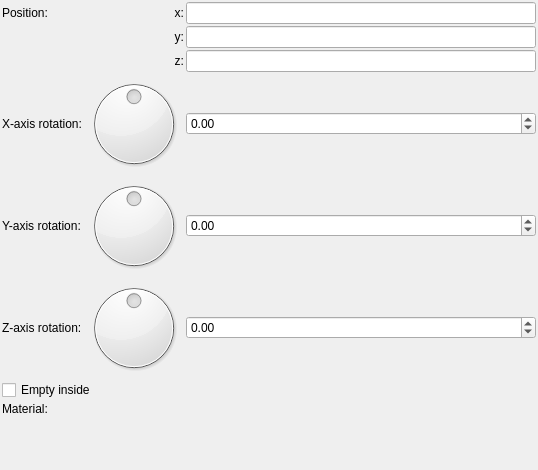
<?xml version="1.0" encoding="UTF-8"?>
<ui version="4.0">
 <class>Form</class>
 <widget class="QWidget" name="Form">
  <property name="geometry">
   <rect>
    <x>0</x>
    <y>0</y>
    <width>538</width>
    <height>470</height>
   </rect>
  </property>
  <property name="windowTitle">
   <string>Form</string>
  </property>
  <layout class="QVBoxLayout" name="verticalLayout">
   <property name="spacing">
    <number>2</number>
   </property>
   <property name="leftMargin">
    <number>2</number>
   </property>
   <property name="topMargin">
    <number>2</number>
   </property>
   <property name="rightMargin">
    <number>2</number>
   </property>
   <property name="bottomMargin">
    <number>2</number>
   </property>
   <item>
    <layout class="QGridLayout" name="gridLayout">
     <property name="spacing">
      <number>2</number>
     </property>
     <item row="7" column="1" colspan="2">
      <widget class="cMaterialSelector" name="materialselector_material_id" native="true">
       <property name="sizePolicy">
        <sizepolicy hsizetype="Preferred" vsizetype="Minimum">
         <horstretch>0</horstretch>
         <verstretch>0</verstretch>
        </sizepolicy>
       </property>
      </widget>
     </item>
     <item row="4" column="1">
      <widget class="QDial" name="dial3_rotation_y">
       <property name="minimum">
        <number>-18000</number>
       </property>
       <property name="maximum">
        <number>18000</number>
       </property>
       <property name="wrapping">
        <bool>true</bool>
       </property>
      </widget>
     </item>
     <item row="2" column="1">
      <widget class="QLabel" name="label_13">
       <property name="text">
        <string>z:</string>
       </property>
       <property name="alignment">
        <set>Qt::AlignRight|Qt::AlignTrailing|Qt::AlignVCenter</set>
       </property>
      </widget>
     </item>
     <item row="0" column="2">
      <widget class="MyLineEdit" name="vect3_position_x">
       <property name="sizePolicy">
        <sizepolicy hsizetype="Expanding" vsizetype="Maximum">
         <horstretch>0</horstretch>
         <verstretch>0</verstretch>
        </sizepolicy>
       </property>
      </widget>
     </item>
     <item row="0" column="1">
      <widget class="QLabel" name="label_11">
       <property name="text">
        <string>x:</string>
       </property>
       <property name="alignment">
        <set>Qt::AlignRight|Qt::AlignTrailing|Qt::AlignVCenter</set>
       </property>
      </widget>
     </item>
     <item row="1" column="2">
      <widget class="MyLineEdit" name="vect3_position_y">
       <property name="sizePolicy">
        <sizepolicy hsizetype="Expanding" vsizetype="Maximum">
         <horstretch>0</horstretch>
         <verstretch>0</verstretch>
        </sizepolicy>
       </property>
      </widget>
     </item>
     <item row="4" column="2">
      <widget class="MyDoubleSpinBox" name="spinboxd3_rotation_y">
       <property name="sizePolicy">
        <sizepolicy hsizetype="Minimum" vsizetype="Maximum">
         <horstretch>0</horstretch>
         <verstretch>0</verstretch>
        </sizepolicy>
       </property>
       <property name="prefix">
        <string/>
       </property>
       <property name="suffix">
        <string/>
       </property>
       <property name="decimals">
        <number>2</number>
       </property>
       <property name="minimum">
        <double>-36000.000000000000000</double>
       </property>
       <property name="maximum">
        <double>36000.000000000000000</double>
       </property>
       <property name="singleStep">
        <double>0.100000000000000</double>
       </property>
      </widget>
     </item>
     <item row="2" column="2">
      <widget class="MyLineEdit" name="vect3_position_z">
       <property name="sizePolicy">
        <sizepolicy hsizetype="Expanding" vsizetype="Maximum">
         <horstretch>0</horstretch>
         <verstretch>0</verstretch>
        </sizepolicy>
       </property>
      </widget>
     </item>
     <item row="5" column="2">
      <widget class="MyDoubleSpinBox" name="spinboxd3_rotation_z">
       <property name="sizePolicy">
        <sizepolicy hsizetype="Minimum" vsizetype="Maximum">
         <horstretch>0</horstretch>
         <verstretch>0</verstretch>
        </sizepolicy>
       </property>
       <property name="prefix">
        <string/>
       </property>
       <property name="suffix">
        <string/>
       </property>
       <property name="decimals">
        <number>2</number>
       </property>
       <property name="minimum">
        <double>-36000.000000000000000</double>
       </property>
       <property name="maximum">
        <double>36000.000000000000000</double>
       </property>
       <property name="singleStep">
        <double>0.100000000000000</double>
       </property>
      </widget>
     </item>
     <item row="0" column="0">
      <widget class="QLabel" name="label_10">
       <property name="text">
        <string>Position:</string>
       </property>
      </widget>
     </item>
     <item row="5" column="0">
      <widget class="QLabel" name="label_15">
       <property name="text">
        <string>Z-axis rotation:</string>
       </property>
      </widget>
     </item>
     <item row="1" column="1">
      <widget class="QLabel" name="label_12">
       <property name="text">
        <string>y:</string>
       </property>
       <property name="alignment">
        <set>Qt::AlignRight|Qt::AlignTrailing|Qt::AlignVCenter</set>
       </property>
      </widget>
     </item>
     <item row="3" column="0">
      <widget class="QLabel" name="label_8">
       <property name="text">
        <string>X-axis rotation:</string>
       </property>
      </widget>
     </item>
     <item row="6" column="0" colspan="2">
      <widget class="MyCheckBox" name="checkBox_empty">
       <property name="text">
        <string>Empty inside</string>
       </property>
      </widget>
     </item>
     <item row="3" column="1">
      <widget class="QDial" name="dial3_rotation_x">
       <property name="minimum">
        <number>-18000</number>
       </property>
       <property name="maximum">
        <number>18000</number>
       </property>
       <property name="wrapping">
        <bool>true</bool>
       </property>
      </widget>
     </item>
     <item row="3" column="2">
      <widget class="MyDoubleSpinBox" name="spinboxd3_rotation_x">
       <property name="sizePolicy">
        <sizepolicy hsizetype="Minimum" vsizetype="Maximum">
         <horstretch>0</horstretch>
         <verstretch>0</verstretch>
        </sizepolicy>
       </property>
       <property name="prefix">
        <string/>
       </property>
       <property name="suffix">
        <string/>
       </property>
       <property name="decimals">
        <number>2</number>
       </property>
       <property name="minimum">
        <double>-36000.000000000000000</double>
       </property>
       <property name="maximum">
        <double>36000.000000000000000</double>
       </property>
       <property name="singleStep">
        <double>0.100000000000000</double>
       </property>
      </widget>
     </item>
     <item row="7" column="0">
      <widget class="QLabel" name="label_20">
       <property name="text">
        <string>Material:</string>
       </property>
      </widget>
     </item>
     <item row="4" column="0">
      <widget class="QLabel" name="label_9">
       <property name="text">
        <string>Y-axis rotation:</string>
       </property>
      </widget>
     </item>
     <item row="5" column="1">
      <widget class="QDial" name="dial3_rotation_z">
       <property name="minimum">
        <number>-18000</number>
       </property>
       <property name="maximum">
        <number>18000</number>
       </property>
       <property name="wrapping">
        <bool>true</bool>
       </property>
      </widget>
     </item>
    </layout>
   </item>
   <item>
    <spacer name="verticalSpacer">
     <property name="orientation">
      <enum>Qt::Vertical</enum>
     </property>
     <property name="sizeHint" stdset="0">
      <size>
       <width>20</width>
       <height>40</height>
      </size>
     </property>
    </spacer>
   </item>
  </layout>
 </widget>
 <customwidgets>
  <customwidget>
   <class>MyLineEdit</class>
   <extends>QLineEdit</extends>
   <header>mylineedit.h</header>
  </customwidget>
  <customwidget>
   <class>MyDoubleSpinBox</class>
   <extends>QDoubleSpinBox</extends>
   <header>mydoublespinbox.h</header>
  </customwidget>
  <customwidget>
   <class>cMaterialSelector</class>
   <extends>QWidget</extends>
   <header>material_selector.h</header>
   <container>1</container>
  </customwidget>
  <customwidget>
   <class>MyCheckBox</class>
   <extends>QCheckBox</extends>
   <header>mycheckbox.h</header>
  </customwidget>
 </customwidgets>
 <tabstops>
  <tabstop>vect3_position_x</tabstop>
  <tabstop>vect3_position_y</tabstop>
  <tabstop>vect3_position_z</tabstop>
  <tabstop>dial3_rotation_x</tabstop>
  <tabstop>spinboxd3_rotation_x</tabstop>
  <tabstop>dial3_rotation_y</tabstop>
  <tabstop>spinboxd3_rotation_y</tabstop>
  <tabstop>dial3_rotation_z</tabstop>
  <tabstop>spinboxd3_rotation_z</tabstop>
  <tabstop>checkBox_empty</tabstop>
 </tabstops>
 <resources/>
 <connections/>
</ui>
